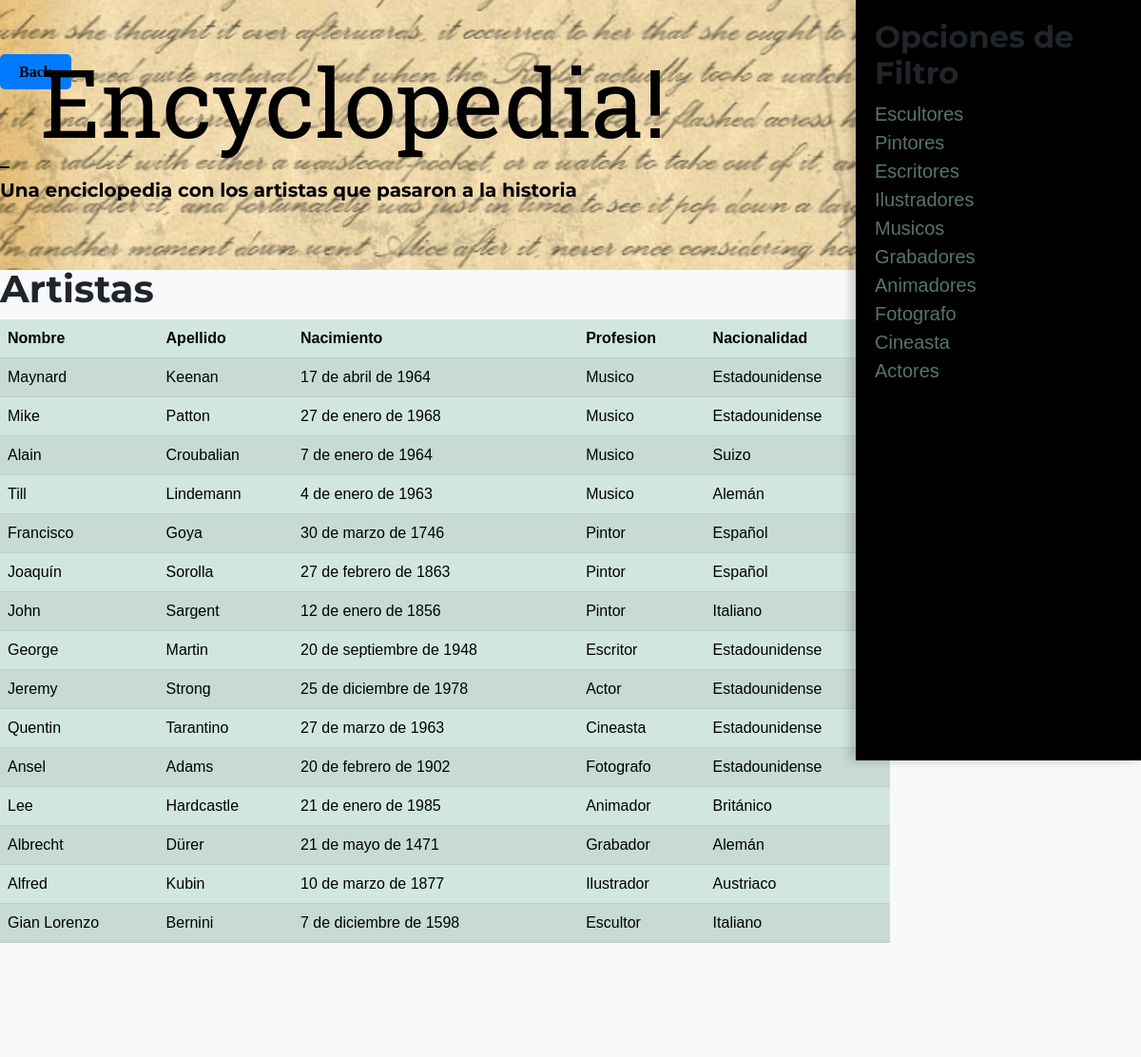
The page /encyclopedia/encyclopedia/ on the database its author committed.
### Salute_dEncyclopedia/models.py (models this page shows, shortened)
class Musico(models.Model):
    nombre = models.CharField(max_length=50)
    apellido = models.CharField(max_length=50)
    nacimiento = models.DateField(default="Desconocido")
    profesion = models.CharField(max_length=50, default='Sin profesión especificada')
    nacionalidad = models.CharField(max_length=50, default='Sin nacionalidad especificada')

class Pintor(models.Model):
    nombre = models.CharField(max_length=50)
    apellido = models.CharField(max_length=50)
    nacimiento = models.DateField(default="Desconocido")
    profesion = models.CharField(max_length=50, default='Sin profesión especificada')
    nacionalidad = models.CharField(max_length=50, default='Sin nacionalidad especificada')
    class Meta:
        verbose_name = "Pintor"
        verbose_name_plural = "Pintores"

class Escritor(models.Model):
    nombre = models.CharField(max_length=50)
    apellido = models.CharField(max_length=50)
    nacimiento = models.DateField(default="Desconocido")
    profesion = models.CharField(max_length=50, default='Sin profesión especificada')
    nacionalidad = models.CharField(max_length=50, default='Sin nacionalidad especificada')
    class Meta:
        verbose_name = "Escritor"
        verbose_name_plural = "Escritores"

class Actor(models.Model):
    nombre = models.CharField(max_length=50)
    apellido = models.CharField(max_length=50)
    nacimiento = models.DateField(default="Desconocido")
    profesion = models.CharField(max_length=50, default='Sin profesión especificada')
    nacionalidad = models.CharField(max_length=50, default='Sin nacionalidad especificada')
    class Meta:
        verbose_name = "Actor"
        verbose_name_plural = "Actores"

class Cineasta(models.Model):
    nombre = models.CharField(max_length=50)
    apellido = models.CharField(max_length=50)
    nacimiento = models.DateField(default="Desconocido")
    profesion = models.CharField(max_length=50, default='Sin profesión especificada')
    nacionalidad = models.CharField(max_length=50, default='Sin nacionalidad especificada')

class Fotografo(models.Model):
    nombre = models.CharField(max_length=50)
    apellido = models.CharField(max_length=50)
    nacimiento = models.DateField(default="Desconocido")
    profesion = models.CharField(max_length=50, default='Sin profesión especificada')
    nacionalidad = models.CharField(max_length=50, default='Sin nacionalidad especificada')

class Animador(models.Model):
    nombre = models.CharField(max_length=50)
    apellido = models.CharField(max_length=50)
    nacimiento = models.DateField(default="Desconocido")
    profesion = models.CharField(max_length=50, default='Sin profesión especificada')
    nacionalidad = models.CharField(max_length=50, default='Sin nacionalidad especificada')
    class Meta:
        verbose_name = "Animador"
        verbose_name_plural = "Animadores"

class Grabador(models.Model):
    nombre = models.CharField(max_length=50)
    apellido = models.CharField(max_length=50)
    nacimiento = models.DateField(default="Desconocido")
    profesion = models.CharField(max_length=50, default='Sin profesión especificada')
    nacionalidad = models.CharField(max_length=50, default='Sin nacionalidad especificada')
    class Meta:
        verbose_name = "Grabador"
        verbose_name_plural = "Grabadores"

class Ilustrador(models.Model):
    nombre = models.CharField(max_length=50)
    apellido = models.CharField(max_length=50)
    nacimiento = models.DateField(default="Desconocido")
    profesion = models.CharField(max_length=50, default='Sin profesión especificada')
    nacionalidad = models.CharField(max_length=50, default='Sin nacionalidad especificada')
    class Meta:
        verbose_name = "Ilustrador"
        verbose_name_plural = "Ilustradores"

class Escultor(models.Model):
    nombre = models.CharField(max_length=50)
    apellido = models.CharField(max_length=50)
    nacimiento = models.DateField(default="Desconocido")
    profesion = models.CharField(max_length=50, default='Sin profesión especificada')
    nacionalidad = models.CharField(max_length=50, default='Sin nacionalidad especificada')
    class Meta:
        verbose_name = "Escultor"
        verbose_name_plural = "Escultores"

### Salute_dEncyclopedia/views.py (the view)
# urls.py: path('encyclopedia/', include('Salute_dEncyclopedia.urls', namespace='Salute_dEncyclopedia')),
def encyclopedia(request):
    all = {"aEscultores": Escultor.objects.all(),
            "aPintores": Pintor.objects.all(),
            "aEscritores": Escritor.objects.all(),
            "aIlustradores": Ilustrador.objects.all(),
            "aMusicos": Musico.objects.all(),
            "aGrabadores": Grabador.objects.all(),
            "aAnimadores": Animador.objects.all(),
            "aFotografos": Fotografo.objects.all(),
            "aCineastas": Cineasta.objects.all(),
            "aActores": Actor.objects.all(),}
    return render(request, "Salute_dEncyclopedia/home.html", all)

### Salute_dEncyclopedia/templates/Salute_dEncyclopedia/home.html (shortened to what this page needs)
{% extends "Salute_dEncyclopedia/base.html" %}
{% load static %}
{% block contenido %}
<!DOCTYPE html>
<html>
<head>
</head>
<body>
    <div id="filters-panel">
        <div id="filters-content">
            <h2>Opciones de Filtro</h2>
            <a class="link" href="{% url 'Salute_dEncyclopedia:Escultor' %}" style="color: rgb(86, 116, 113); display: block;
             text-decoration: none; font-size: 20px;">Escultores</a>
            <a class="link" href="{% url 'Salute_dEncyclopedia:Pintor' %}" style="color: rgb(86, 116, 113); display: block;
             text-decoration: none; font-size: 20px;">Pintores</a>
            <a class="link" href="{% url 'Salute_dEncyclopedia:Escritor' %}" style="color: rgb(86, 116, 113); display: block;
             text-decoration: none; font-size: 20px;">Escritores</a>
            <a class="link" href="{% url 'Salute_dEncyclopedia:Ilustrador' %}" style="color: rgb(86, 116, 113); display: block;
             text-decoration: none; font-size: 20px;">Ilustradores</a>
            <a class="link" href="{% url 'Salute_dEncyclopedia:Musico' %}" style="color: rgb(86, 116, 113); display: block;
             text-decoration: none; font-size: 20px;">Musicos</a>
            <a class="link" href="{% url 'Salute_dEncyclopedia:Grabador' %}" style="color: rgb(86, 116, 113); display: block;
             text-decoration: none; font-size: 20px;">Grabadores</a>
            <a class="link" href="{% url 'Salute_dEncyclopedia:Animador' %}" style="color: rgb(86, 116, 113); display: block;
             text-decoration: none; font-size: 20px;">Animadores</a>
            <a class="link" href="{% url 'Salute_dEncyclopedia:Fotografo' %}" style="color: rgb(86, 116, 113); display: block;
             text-decoration: none; font-size: 20px;">Fotografo</a>
            <a class="link" href="{% url 'Salute_dEncyclopedia:Cineasta' %}" style="color: rgb(86, 116, 113); display: block;
             text-decoration: none; font-size: 20px;">Cineasta</a>
             <a class="link" href="{% url 'Salute_dEncyclopedia:Actor' %}" style="color: rgb(86, 116, 113); display: block;
             text-decoration: none; font-size: 20px;">Actores</a>
        </div>
    </div>
</body>
</html>
<h1>Artistas</h1>
<table class="table table-success table-striped">
    <thead>
        <tr>
            <th>Nombre</th>
            <th>Apellido</th>
            <th>Nacimiento</th>
            <th>Profesion</th>
            <th>Nacionalidad</th>
        </tr>
    </thead>
    <tbody>
{% for musico in aMusicos %}
        <tr>
            <td>{{ musico.nombre }}</td>
            <td>{{ musico.apellido }}</td>
            <td>{{ musico.nacimiento }}</td>
            <td>{{ musico.profesion }}</td>
            <td>{{ musico.nacionalidad }}</td>
        </tr>
{% endfor %}
{% for pintor in aPintores %}
        <tr>
            <td>{{ pintor.nombre }}</td>
            <td>{{ pintor.apellido }}</td>
            <td>{{ pintor.nacimiento }}</td>
            <td>{{ pintor.profesion }}</td>
            <td>{{ pintor.nacionalidad }}</td>
        </tr>
{% endfor %}
{% for escritor in aEscritores %}
        <tr>
            <td>{{ escritor.nombre }}</td>
            <td>{{ escritor.apellido }}</td>
            <td>{{ escritor.nacimiento }}</td>
            <td>{{ escritor.profesion }}</td>
            <td>{{ escritor.nacionalidad }}</td>
        </tr>
{% endfor %}
{% for actor in aActores %}
        <tr>
            <td>{{ actor.nombre }}</td>
            <td>{{ actor.apellido }}</td>
            <td>{{ actor.nacimiento }}</td>
            <td>{{ actor.profesion }}</td>
            <td>{{ actor.nacionalidad }}</td>
        </tr>
{% endfor %}
{% for cineasta in aCineastas %}
        <tr>
            <td>{{ cineasta.nombre }}</td>
            <td>{{ cineasta.apellido }}</td>
            <td>{{ cineasta.nacimiento }}</td>
            <td>{{ cineasta.profesion }}</td>
            <td>{{ cineasta.nacionalidad }}</td>
        </tr>
{% endfor %}
{% for fotografo in aFotografos %}
        <tr>
            <td>{{ fotografo.nombre }}</td>
            <td>{{ fotografo.apellido }}</td>
            <td>{{ fotografo.nacimiento }}</td>
            <td>{{ fotografo.profesion }}</td>
            <td>{{ fotografo.nacionalidad }}</td>
        </tr>
{% endfor %}
{% for animador in aAnimadores %}
        <tr>
            <td>{{ animador.nombre }}</td>
            <td>{{ animador.apellido }}</td>
            <td>{{ animador.nacimiento }}</td>
            <td>{{ animador.profesion }}</td>
            <td>{{ animador.nacionalidad }}</td>
        </tr>
{% endfor %}
{% for grabador in aGrabadores %}
        <tr>
            <td>{{ grabador.nombre }}</td>
            <td>{{ grabador.apellido }}</td>
            <td>{{ grabador.nacimiento }}</td>
            <td>{{ grabador.profesion }}</td>
            <td>{{ grabador.nacionalidad }}</td>
        </tr>
{% endfor %}
{% for ilustrador in aIlustradores %}
        <tr>
            <td>{{ ilustrador.nombre }}</td>
            <td>{{ ilustrador.apellido }}</td>
            <td>{{ ilustrador.nacimiento }}</td>
            <td>{{ ilustrador.profesion }}</td>
            <td>{{ ilustrador.nacionalidad }}</td>
        </tr>
{% endfor %}
{% for escultor in aEscultores %}
        <tr>
            <td>{{ escultor.nombre }}</td>
            <td>{{ escultor.apellido }}</td>
            <td>{{ escultor.nacimiento }}</td>
            <td>{{ escultor.profesion }}</td>
            <td>{{ escultor.nacionalidad }}</td>
        </tr>
{% endfor %}
    </tbody>
</table>
{% endblock contenido %}

### Salute_dEncyclopedia/templates/Salute_dEncyclopedia/home.html (style rules this page uses)
body { margin: 0; padding: 0; font-family: Arial, sans-serif; }
#filters-panel { position: fixed; top: 0; right: 0; width: 300px; height: 100vh; background-color: #000000; box-shadow: -5px 0px 10px rgba(0, 0, 0, 0.2); }
#filters-content { padding: 20px; }

### rows shown on the page
Musico: nombre "Maynard", apellido "Keenan", nacimiento "17 de abril de 1964", profesion "Musico", nacionalidad "Estadounidense"
Musico: nombre "Mike", apellido "Patton", nacimiento "27 de enero de 1968", profesion "Musico", nacionalidad "Estadounidense"
Musico: nombre "Alain", apellido "Croubalian", nacimiento "7 de enero de 1964", profesion "Musico", nacionalidad "Suizo"
Musico: nombre "Till", apellido "Lindemann", nacimiento "4 de enero de 1963", profesion "Musico", nacionalidad "Alemán"
Pintor: nombre "Francisco", apellido "Goya", nacimiento "30 de marzo de 1746", profesion "Pintor", nacionalidad "Español"
Pintor: nombre "Joaquín", apellido "Sorolla", nacimiento "27 de febrero de 1863", profesion "Pintor", nacionalidad "Español"
Pintor: nombre "John", apellido "Sargent", nacimiento "12 de enero de 1856", profesion "Pintor", nacionalidad "Italiano"
Escritor: nombre "George", apellido "Martin", nacimiento "20 de septiembre de 1948", profesion "Escritor", nacionalidad "Estadounidense"
Actor: nombre "Jeremy", apellido "Strong", nacimiento "25 de diciembre de 1978", profesion "Actor", nacionalidad "Estadounidense"
Cineasta: nombre "Quentin", apellido "Tarantino", nacimiento "27 de marzo de 1963", profesion "Cineasta", nacionalidad "Estadounidense"
Fotografo: nombre "Ansel", apellido "Adams", nacimiento "20 de febrero de 1902", profesion "Fotografo", nacionalidad "Estadounidense"
Animador: nombre "Lee", apellido "Hardcastle", nacimiento "21 de enero de 1985", profesion "Animador", nacionalidad "Británico"
Grabador: nombre "Albrecht", apellido "Dürer", nacimiento "21 de mayo de 1471", profesion "Grabador", nacionalidad "Alemán"
Ilustrador: nombre "Alfred", apellido "Kubin", nacimiento "10 de marzo de 1877", profesion "Ilustrador", nacionalidad "Austriaco"
Escultor: nombre "Gian Lorenzo", apellido "Bernini", nacimiento "7 de diciembre de 1598", profesion "Escultor", nacionalidad "Italiano"
